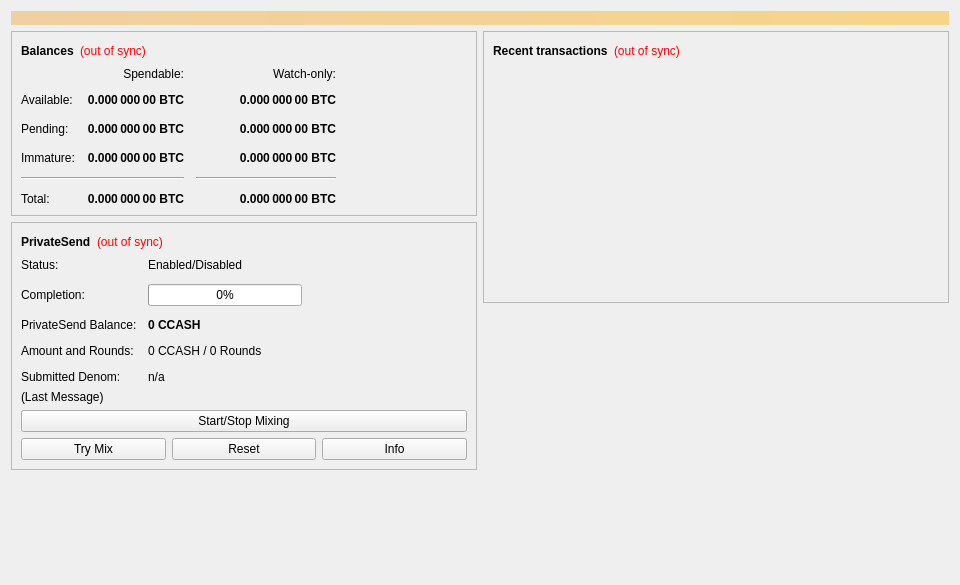
<?xml version="1.0" encoding="UTF-8"?>
<ui version="4.0">
 <class>OverviewPage</class>
 <widget class="QWidget" name="OverviewPage">
  <property name="geometry">
   <rect>
    <x>0</x>
    <y>0</y>
    <width>960</width>
    <height>585</height>
   </rect>
  </property>
  <property name="minimumSize">
   <size>
    <width>960</width>
    <height>0</height>
   </size>
  </property>
  <property name="windowTitle">
   <string>Form</string>
  </property>
  <layout class="QVBoxLayout" name="topLayout">
   <item>
    <widget class="QLabel" name="labelAlerts">
     <property name="visible">
      <bool>false</bool>
     </property>
     <property name="styleSheet">
      <string notr="true">QLabel { background-color: qlineargradient(x1: 0, y1: 0, x2: 1, y2: 0, stop:0 #F0D0A0, stop:1 #F8D488); color:#000000; }</string>
     </property>
     <property name="wordWrap">
      <bool>true</bool>
     </property>
     <property name="margin">
      <number>3</number>
     </property>
     <property name="textInteractionFlags">
      <set>Qt::TextSelectableByMouse</set>
     </property>
    </widget>
   </item>
   <item>
    <layout class="QHBoxLayout" name="horizontalLayout" stretch="1,1">
     <item>
      <layout class="QVBoxLayout" name="verticalLayout_2">
       <item>
        <widget class="QFrame" name="frame">
         <property name="frameShape">
          <enum>QFrame::StyledPanel</enum>
         </property>
         <property name="frameShadow">
          <enum>QFrame::Raised</enum>
         </property>
         <layout class="QVBoxLayout" name="verticalLayout_4">
          <item>
           <layout class="QHBoxLayout" name="horizontalLayout_4">
            <item>
             <widget class="QLabel" name="label_5">
              <property name="font">
               <font>
                <weight>75</weight>
                <bold>true</bold>
               </font>
              </property>
              <property name="text">
               <string>Balances</string>
              </property>
             </widget>
            </item>
            <item>
             <widget class="QLabel" name="labelWalletStatus">
              <property name="toolTip">
               <string>The displayed information may be out of date. Your wallet automatically synchronizes with the ClintonCash network after a connection is established, but this process has not completed yet.</string>
              </property>
              <property name="styleSheet">
               <string notr="true">QLabel { color: red; }</string>
              </property>
              <property name="text">
               <string notr="true">(out of sync)</string>
              </property>
              <property name="alignment">
               <set>Qt::AlignLeading|Qt::AlignLeft|Qt::AlignVCenter</set>
              </property>
             </widget>
            </item>
            <item>
             <spacer name="horizontalSpacer_3">
              <property name="orientation">
               <enum>Qt::Horizontal</enum>
              </property>
              <property name="sizeHint" stdset="0">
               <size>
                <width>40</width>
                <height>20</height>
               </size>
              </property>
             </spacer>
            </item>
           </layout>
          </item>
          <item>
           <layout class="QGridLayout" name="gridLayout">
            <property name="spacing">
             <number>12</number>
            </property>
            <item row="2" column="2">
             <widget class="QLabel" name="labelWatchPending">
              <property name="font">
               <font>
                <weight>75</weight>
                <bold>true</bold>
               </font>
              </property>
              <property name="cursor">
               <cursorShape>IBeamCursor</cursorShape>
              </property>
              <property name="toolTip">
               <string>Unconfirmed transactions to watch-only addresses</string>
              </property>
              <property name="text">
               <string notr="true">0.000 000 00 BTC</string>
              </property>
              <property name="alignment">
               <set>Qt::AlignRight|Qt::AlignTrailing|Qt::AlignVCenter</set>
              </property>
              <property name="textInteractionFlags">
               <set>Qt::LinksAccessibleByMouse|Qt::TextSelectableByKeyboard|Qt::TextSelectableByMouse</set>
              </property>
             </widget>
            </item>
            <item row="2" column="1">
             <widget class="QLabel" name="labelUnconfirmed">
              <property name="font">
               <font>
                <weight>75</weight>
                <bold>true</bold>
               </font>
              </property>
              <property name="cursor">
               <cursorShape>IBeamCursor</cursorShape>
              </property>
              <property name="toolTip">
               <string>Total of transactions that have yet to be confirmed, and do not yet count toward the spendable balance</string>
              </property>
              <property name="text">
               <string notr="true">0.000 000 00 BTC</string>
              </property>
              <property name="alignment">
               <set>Qt::AlignRight|Qt::AlignTrailing|Qt::AlignVCenter</set>
              </property>
              <property name="textInteractionFlags">
               <set>Qt::LinksAccessibleByMouse|Qt::TextSelectableByKeyboard|Qt::TextSelectableByMouse</set>
              </property>
             </widget>
            </item>
            <item row="3" column="2">
             <widget class="QLabel" name="labelWatchImmature">
              <property name="font">
               <font>
                <weight>75</weight>
                <bold>true</bold>
               </font>
              </property>
              <property name="cursor">
               <cursorShape>IBeamCursor</cursorShape>
              </property>
              <property name="toolTip">
               <string>Mined balance in watch-only addresses that has not yet matured</string>
              </property>
              <property name="text">
               <string notr="true">0.000 000 00 BTC</string>
              </property>
              <property name="alignment">
               <set>Qt::AlignRight|Qt::AlignTrailing|Qt::AlignVCenter</set>
              </property>
              <property name="textInteractionFlags">
               <set>Qt::LinksAccessibleByMouse|Qt::TextSelectableByKeyboard|Qt::TextSelectableByMouse</set>
              </property>
             </widget>
            </item>
            <item row="4" column="0" colspan="2">
             <widget class="Line" name="lineSpendableBalance">
              <property name="orientation">
               <enum>Qt::Horizontal</enum>
              </property>
             </widget>
            </item>
            <item row="4" column="2">
             <widget class="Line" name="lineWatchBalance">
              <property name="sizePolicy">
               <sizepolicy hsizetype="Preferred" vsizetype="Fixed">
                <horstretch>0</horstretch>
                <verstretch>0</verstretch>
               </sizepolicy>
              </property>
              <property name="minimumSize">
               <size>
                <width>140</width>
                <height>0</height>
               </size>
              </property>
              <property name="orientation">
               <enum>Qt::Horizontal</enum>
              </property>
             </widget>
            </item>
            <item row="5" column="0">
             <widget class="QLabel" name="labelTotalText">
              <property name="text">
               <string>Total:</string>
              </property>
             </widget>
            </item>
            <item row="3" column="1">
             <widget class="QLabel" name="labelImmature">
              <property name="font">
               <font>
                <weight>75</weight>
                <bold>true</bold>
               </font>
              </property>
              <property name="cursor">
               <cursorShape>IBeamCursor</cursorShape>
              </property>
              <property name="toolTip">
               <string>Mined balance that has not yet matured</string>
              </property>
              <property name="text">
               <string notr="true">0.000 000 00 BTC</string>
              </property>
              <property name="alignment">
               <set>Qt::AlignRight|Qt::AlignTrailing|Qt::AlignVCenter</set>
              </property>
              <property name="textInteractionFlags">
               <set>Qt::LinksAccessibleByMouse|Qt::TextSelectableByKeyboard|Qt::TextSelectableByMouse</set>
              </property>
             </widget>
            </item>
            <item row="2" column="3">
             <spacer name="horizontalSpacer_2">
              <property name="orientation">
               <enum>Qt::Horizontal</enum>
              </property>
              <property name="sizeHint" stdset="0">
               <size>
                <width>40</width>
                <height>20</height>
               </size>
              </property>
             </spacer>
            </item>
            <item row="3" column="0">
             <widget class="QLabel" name="labelImmatureText">
              <property name="text">
               <string>Immature:</string>
              </property>
             </widget>
            </item>
            <item row="5" column="1">
             <widget class="QLabel" name="labelTotal">
              <property name="font">
               <font>
                <weight>75</weight>
                <bold>true</bold>
               </font>
              </property>
              <property name="cursor">
               <cursorShape>IBeamCursor</cursorShape>
              </property>
              <property name="toolTip">
               <string>Your current total balance</string>
              </property>
              <property name="text">
               <string notr="true">0.000 000 00 BTC</string>
              </property>
              <property name="alignment">
               <set>Qt::AlignRight|Qt::AlignTrailing|Qt::AlignVCenter</set>
              </property>
              <property name="textInteractionFlags">
               <set>Qt::LinksAccessibleByMouse|Qt::TextSelectableByKeyboard|Qt::TextSelectableByMouse</set>
              </property>
             </widget>
            </item>
            <item row="5" column="2">
             <widget class="QLabel" name="labelWatchTotal">
              <property name="font">
               <font>
                <weight>75</weight>
                <bold>true</bold>
               </font>
              </property>
              <property name="cursor">
               <cursorShape>IBeamCursor</cursorShape>
              </property>
              <property name="toolTip">
               <string>Current total balance in watch-only addresses</string>
              </property>
              <property name="text">
               <string notr="true">0.000 000 00 BTC</string>
              </property>
              <property name="alignment">
               <set>Qt::AlignRight|Qt::AlignTrailing|Qt::AlignVCenter</set>
              </property>
              <property name="textInteractionFlags">
               <set>Qt::LinksAccessibleByMouse|Qt::TextSelectableByKeyboard|Qt::TextSelectableByMouse</set>
              </property>
             </widget>
            </item>
            <item row="0" column="2">
             <widget class="QLabel" name="labelWatchonly">
              <property name="text">
               <string>Watch-only:</string>
              </property>
              <property name="alignment">
               <set>Qt::AlignRight|Qt::AlignTrailing|Qt::AlignVCenter</set>
              </property>
             </widget>
            </item>
            <item row="1" column="0">
             <widget class="QLabel" name="labelBalanceText">
              <property name="text">
               <string>Available:</string>
              </property>
             </widget>
            </item>
            <item row="1" column="1">
             <widget class="QLabel" name="labelBalance">
              <property name="font">
               <font>
                <weight>75</weight>
                <bold>true</bold>
               </font>
              </property>
              <property name="cursor">
               <cursorShape>IBeamCursor</cursorShape>
              </property>
              <property name="toolTip">
               <string>Your current spendable balance</string>
              </property>
              <property name="text">
               <string notr="true">0.000 000 00 BTC</string>
              </property>
              <property name="alignment">
               <set>Qt::AlignRight|Qt::AlignTrailing|Qt::AlignVCenter</set>
              </property>
              <property name="textInteractionFlags">
               <set>Qt::LinksAccessibleByMouse|Qt::TextSelectableByKeyboard|Qt::TextSelectableByMouse</set>
              </property>
             </widget>
            </item>
            <item row="1" column="2">
             <widget class="QLabel" name="labelWatchAvailable">
              <property name="font">
               <font>
                <weight>75</weight>
                <bold>true</bold>
               </font>
              </property>
              <property name="cursor">
               <cursorShape>IBeamCursor</cursorShape>
              </property>
              <property name="toolTip">
               <string>Your current balance in watch-only addresses</string>
              </property>
              <property name="text">
               <string notr="true">0.000 000 00 BTC</string>
              </property>
              <property name="alignment">
               <set>Qt::AlignRight|Qt::AlignTrailing|Qt::AlignVCenter</set>
              </property>
              <property name="textInteractionFlags">
               <set>Qt::LinksAccessibleByMouse|Qt::TextSelectableByKeyboard|Qt::TextSelectableByMouse</set>
              </property>
             </widget>
            </item>
            <item row="2" column="0">
             <widget class="QLabel" name="labelPendingText">
              <property name="text">
               <string>Pending:</string>
              </property>
             </widget>
            </item>
            <item row="0" column="1">
             <widget class="QLabel" name="labelSpendable">
              <property name="text">
               <string>Spendable:</string>
              </property>
              <property name="alignment">
               <set>Qt::AlignRight|Qt::AlignTrailing|Qt::AlignVCenter</set>
              </property>
             </widget>
            </item>
           </layout>
          </item>
         </layout>
        </widget>
       </item>
       <item>
        <widget class="QFrame" name="framePrivateSend">
         <property name="layoutDirection">
          <enum>Qt::LeftToRight</enum>
         </property>
         <property name="frameShape">
          <enum>QFrame::StyledPanel</enum>
         </property>
         <property name="frameShadow">
          <enum>QFrame::Raised</enum>
         </property>
         <layout class="QVBoxLayout" name="VerticalLayout_PS1">
          <item>
           <layout class="QHBoxLayout" name="horizontalLayout_5">
            <item>
             <widget class="QLabel" name="labelPrivateSendHeader">
              <property name="font">
               <font>
                <weight>75</weight>
                <bold>true</bold>
               </font>
              </property>
              <property name="text">
               <string>PrivateSend</string>
              </property>
             </widget>
            </item>
            <item>
             <widget class="QLabel" name="labelPrivateSendSyncStatus">
              <property name="toolTip">
               <string>The displayed information may be out of date. Your wallet automatically synchronizes with the ClintonCash network after a connection is established, but this process has not completed yet.</string>
              </property>
              <property name="styleSheet">
               <string notr="true">QLabel { color: red; }</string>
              </property>
              <property name="text">
               <string notr="true">(out of sync)</string>
              </property>
              <property name="alignment">
               <set>Qt::AlignLeading|Qt::AlignLeft|Qt::AlignVCenter</set>
              </property>
             </widget>
            </item>
            <item>
             <spacer name="horizontalSpacer_4">
              <property name="orientation">
               <enum>Qt::Horizontal</enum>
              </property>
              <property name="sizeHint" stdset="0">
               <size>
                <width>40</width>
                <height>20</height>
               </size>
              </property>
             </spacer>
            </item>
           </layout>
          </item>
          <item>
           <layout class="QFormLayout" name="privateSendFormLayout">
            <property name="fieldGrowthPolicy">
             <enum>QFormLayout::AllNonFixedFieldsGrow</enum>
            </property>
            <property name="horizontalSpacing">
             <number>11</number>
            </property>
            <property name="verticalSpacing">
             <number>12</number>
            </property>
            <item row="0" column="0">
             <widget class="QLabel" name="labelPrivateSendEnabledText">
              <property name="text">
               <string>Status:</string>
              </property>
             </widget>
            </item>
            <item row="0" column="1">
             <widget class="QLabel" name="labelPrivateSendEnabled">
              <property name="text">
               <string>Enabled/Disabled</string>
              </property>
             </widget>
            </item>
            <item row="1" column="0">
             <widget class="QLabel" name="labelCompletitionText">
              <property name="text">
               <string>Completion:</string>
              </property>
             </widget>
            </item>
            <item row="1" column="1">
             <widget class="QProgressBar" name="privateSendProgress">
              <property name="maximumSize">
               <size>
                <width>154</width>
                <height>16777215</height>
               </size>
              </property>
              <property name="value">
               <number>0</number>
              </property>
             </widget>
            </item>
            <item row="2" column="0">
             <widget class="QLabel" name="labelAnonymizedText">
              <property name="text">
               <string>PrivateSend Balance:</string>
              </property>
             </widget>
            </item>
            <item row="2" column="1">
             <widget class="QLabel" name="labelAnonymized">
              <property name="font">
               <font>
                <weight>75</weight>
                <bold>true</bold>
               </font>
              </property>
              <property name="text">
               <string notr="true">0 CCASH</string>
              </property>
             </widget>
            </item>
            <item row="3" column="0">
             <widget class="QLabel" name="labelAmountAndRoundsText">
              <property name="text">
               <string>Amount and Rounds:</string>
              </property>
             </widget>
            </item>
            <item row="3" column="1">
             <widget class="QLabel" name="labelAmountRounds">
              <property name="text">
               <string>0 CCASH / 0 Rounds</string>
              </property>
             </widget>
            </item>
            <item row="4" column="0">
             <widget class="QLabel" name="labelSubmittedDenomText">
              <property name="text">
               <string>Submitted Denom:</string>
              </property>
             </widget>
            </item>
            <item row="4" column="1">
             <widget class="QLabel" name="labelSubmittedDenom">
              <property name="toolTip">
               <string>The denominations you submitted to the Masternode.&lt;br&gt;To mix, other users must submit the exact same denominations.</string>
              </property>
              <property name="text">
               <string>n/a</string>
              </property>
             </widget>
            </item>
           </layout>
          </item>
          <item>
           <layout class="QVBoxLayout" name="VerticalLayout_PS">
            <item>
             <widget class="QLabel" name="labelPrivateSendLastMessage">
              <property name="text">
               <string>(Last Message)</string>
              </property>
              <property name="alignment">
               <set>Qt::AlignLeading|Qt::AlignLeft|Qt::AlignTop</set>
              </property>
              <property name="wordWrap">
               <bool>true</bool>
              </property>
             </widget>
            </item>
            <item>
             <widget class="QPushButton" name="togglePrivateSend">
              <property name="sizePolicy">
               <sizepolicy hsizetype="MinimumExpanding" vsizetype="Fixed">
                <horstretch>0</horstretch>
                <verstretch>0</verstretch>
               </sizepolicy>
              </property>
              <property name="text">
               <string>Start/Stop Mixing</string>
              </property>
             </widget>
            </item>
            <item>
             <layout class="QHBoxLayout" name="horizontalLayout_debugbuttons">
              <item>
               <widget class="QPushButton" name="privateSendAuto">
                <property name="sizePolicy">
                 <sizepolicy hsizetype="MinimumExpanding" vsizetype="Fixed">
                  <horstretch>0</horstretch>
                  <verstretch>0</verstretch>
                 </sizepolicy>
                </property>
                <property name="toolTip">
                 <string>Try to manually submit a PrivateSend request.</string>
                </property>
                <property name="text">
                 <string>Try Mix</string>
                </property>
               </widget>
              </item>
              <item>
               <widget class="QPushButton" name="privateSendReset">
                <property name="sizePolicy">
                 <sizepolicy hsizetype="MinimumExpanding" vsizetype="Fixed">
                  <horstretch>0</horstretch>
                  <verstretch>0</verstretch>
                 </sizepolicy>
                </property>
                <property name="toolTip">
                 <string>Reset the current status of PrivateSend (can interrupt PrivateSend if it's in the process of Mixing, which can cost you money!)</string>
                </property>
                <property name="autoFillBackground">
                 <bool>false</bool>
                </property>
                <property name="text">
                 <string>Reset</string>
                </property>
               </widget>
              </item>
              <item>
               <widget class="QPushButton" name="privateSendInfo">
                <property name="sizePolicy">
                 <sizepolicy hsizetype="MinimumExpanding" vsizetype="Fixed">
                  <horstretch>0</horstretch>
                  <verstretch>0</verstretch>
                 </sizepolicy>
                </property>
                <property name="toolTip">
                 <string>Information about PrivateSend and Mixing</string>
                </property>
                <property name="text">
                 <string>Info</string>
                </property>
               </widget>
              </item>
             </layout>
            </item>
           </layout>
          </item>
         </layout>
        </widget>
       </item>
       <item>
        <spacer name="verticalSpacer">
         <property name="orientation">
          <enum>Qt::Vertical</enum>
         </property>
         <property name="sizeHint" stdset="0">
          <size>
           <width>20</width>
           <height>40</height>
          </size>
         </property>
        </spacer>
       </item>
      </layout>
     </item>
     <item>
      <layout class="QVBoxLayout" name="verticalLayout_3">
       <item>
        <widget class="QFrame" name="frame_2">
         <property name="frameShape">
          <enum>QFrame::StyledPanel</enum>
         </property>
         <property name="frameShadow">
          <enum>QFrame::Raised</enum>
         </property>
         <layout class="QVBoxLayout" name="verticalLayout">
          <item>
           <layout class="QHBoxLayout" name="horizontalLayout_2">
            <item>
             <widget class="QLabel" name="label_4">
              <property name="font">
               <font>
                <weight>75</weight>
                <bold>true</bold>
               </font>
              </property>
              <property name="text">
               <string>Recent transactions</string>
              </property>
             </widget>
            </item>
            <item>
             <widget class="QLabel" name="labelTransactionsStatus">
              <property name="toolTip">
               <string>The displayed information may be out of date. Your wallet automatically synchronizes with the ClintonCash network after a connection is established, but this process has not completed yet.</string>
              </property>
              <property name="styleSheet">
               <string notr="true">QLabel { color: red; }</string>
              </property>
              <property name="text">
               <string notr="true">(out of sync)</string>
              </property>
              <property name="alignment">
               <set>Qt::AlignLeading|Qt::AlignLeft|Qt::AlignVCenter</set>
              </property>
             </widget>
            </item>
            <item>
             <spacer name="horizontalSpacer">
              <property name="orientation">
               <enum>Qt::Horizontal</enum>
              </property>
              <property name="sizeHint" stdset="0">
               <size>
                <width>40</width>
                <height>20</height>
               </size>
              </property>
             </spacer>
            </item>
           </layout>
          </item>
          <item>
           <widget class="QListView" name="listTransactions">
            <property name="styleSheet">
             <string notr="true">QListView { background: transparent; }</string>
            </property>
            <property name="frameShape">
             <enum>QFrame::NoFrame</enum>
            </property>
            <property name="verticalScrollBarPolicy">
             <enum>Qt::ScrollBarAlwaysOff</enum>
            </property>
            <property name="horizontalScrollBarPolicy">
             <enum>Qt::ScrollBarAlwaysOff</enum>
            </property>
            <property name="selectionMode">
             <enum>QAbstractItemView::NoSelection</enum>
            </property>
           </widget>
          </item>
         </layout>
        </widget>
       </item>
       <item>
        <spacer name="verticalSpacer_2">
         <property name="orientation">
          <enum>Qt::Vertical</enum>
         </property>
         <property name="sizeHint" stdset="0">
          <size>
           <width>20</width>
           <height>40</height>
          </size>
         </property>
        </spacer>
       </item>
      </layout>
     </item>
    </layout>
   </item>
  </layout>
 </widget>
 <resources/>
 <connections/>
</ui>
